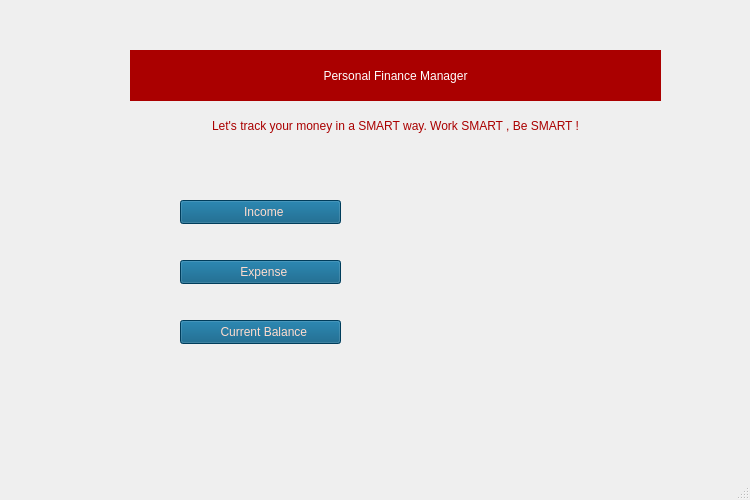
<?xml version="1.0" encoding="UTF-8"?>
<ui version="4.0">
 <class>MainWindow</class>
 <widget class="QMainWindow" name="MainWindow">
  <property name="geometry">
   <rect>
    <x>0</x>
    <y>0</y>
    <width>750</width>
    <height>500</height>
   </rect>
  </property>
  <property name="windowTitle">
   <string>MainWindow</string>
  </property>
  <widget class="QWidget" name="centralwidget">
   <widget class="QLabel" name="label1">
    <property name="geometry">
     <rect>
      <x>130</x>
      <y>50</y>
      <width>531</width>
      <height>51</height>
     </rect>
    </property>
    <property name="styleSheet">
     <string notr="true">QLabel{
	color: rgb(255, 255, 255);
	background-color: rgb(170, 0, 0);
	font: 28pt &quot;Impact&quot;;
}</string>
    </property>
    <property name="text">
     <string>Personal Finance Manager</string>
    </property>
    <property name="alignment">
     <set>Qt::AlignmentFlag::AlignCenter</set>
    </property>
    <property name="margin">
     <number>4</number>
    </property>
   </widget>
   <widget class="QPushButton" name="button2">
    <property name="geometry">
     <rect>
      <x>180</x>
      <y>260</y>
      <width>161</width>
      <height>24</height>
     </rect>
    </property>
    <property name="cursor">
     <cursorShape>PointingHandCursor</cursorShape>
    </property>
    <property name="styleSheet">
     <string notr="true">QPushButton{
	font: 12pt &quot;Impact&quot;;
	color: rgb(255, 220, 206);
	background-color: rgb(0, 85, 127);
}</string>
    </property>
    <property name="text">
     <string>  Expense</string>
    </property>
    <property name="icon">
     <iconset theme="QIcon::ThemeIcon::HelpAbout"/>
    </property>
   </widget>
   <widget class="QLabel" name="label2">
    <property name="geometry">
     <rect>
      <x>170</x>
      <y>110</y>
      <width>451</width>
      <height>31</height>
     </rect>
    </property>
    <property name="styleSheet">
     <string notr="true">QLabel{
	font: 13pt &quot;Impact&quot;;
    
	color: rgb(170, 0, 0);
}</string>
    </property>
    <property name="text">
     <string>Let's track your money in a SMART way. Work SMART , Be SMART !</string>
    </property>
    <property name="alignment">
     <set>Qt::AlignmentFlag::AlignCenter</set>
    </property>
   </widget>
   <widget class="QPushButton" name="button1">
    <property name="geometry">
     <rect>
      <x>180</x>
      <y>200</y>
      <width>161</width>
      <height>24</height>
     </rect>
    </property>
    <property name="cursor">
     <cursorShape>PointingHandCursor</cursorShape>
    </property>
    <property name="styleSheet">
     <string notr="true">QPushButton{
	font: 12pt &quot;Impact&quot;;
	color: rgb(255, 220, 206);
	background-color: rgb(0, 85, 127);
}</string>
    </property>
    <property name="text">
     <string>  Income</string>
    </property>
    <property name="icon">
     <iconset theme="QIcon::ThemeIcon::ContactNew"/>
    </property>
   </widget>
   <widget class="QPushButton" name="button3">
    <property name="geometry">
     <rect>
      <x>180</x>
      <y>320</y>
      <width>161</width>
      <height>24</height>
     </rect>
    </property>
    <property name="cursor">
     <cursorShape>PointingHandCursor</cursorShape>
    </property>
    <property name="styleSheet">
     <string notr="true">QPushButton{
	font: 12pt &quot;Impact&quot;;
	color: rgb(255, 220, 206);
	background-color: rgb(0, 85, 127);
}</string>
    </property>
    <property name="text">
     <string>  Current Balance</string>
    </property>
    <property name="icon">
     <iconset theme="QIcon::ThemeIcon::SystemSearch"/>
    </property>
   </widget>
  </widget>
  <widget class="QMenuBar" name="menubar">
   <property name="geometry">
    <rect>
     <x>0</x>
     <y>0</y>
     <width>750</width>
     <height>21</height>
    </rect>
   </property>
  </widget>
  <widget class="QStatusBar" name="statusbar"/>
 </widget>
 <resources/>
 <connections/>
</ui>
